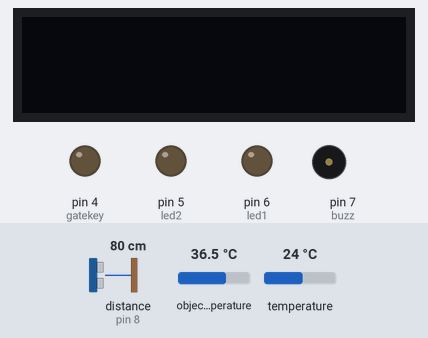
A sketch run on a simulated Arduino Uno, built with avr-gcc and run on an emulated ATmega328P. Shown: 128×32 one-colour display, output pins drawn as LEDs (lit = HIGH), buzzer (waves = sounding, pin HIGH). Wiring (inferred from the names in the program): ultrasonic range finder: trigger pin 9; echo pin 8. Dashed ring = blinking. Inputs (shaded band) come from the test bench; at power-on: distance to the obstacle (sensor on pin 8) 80 cm, object temperature 36.5 °C, temperature 24 °C. The echo pulse lasts 58.3 µs per cm; pins used as bus, display or sensor lines are not drawn; what the sketch prints to the serial monitor is not drawn.

Above: at 1.2 s.
1.3 s: distance to the obstacle (sensor on pin 8) set to 33 cm
2.8 s: distance to the obstacle (sensor on pin 8) set to 27 cm
At 3.5 s:
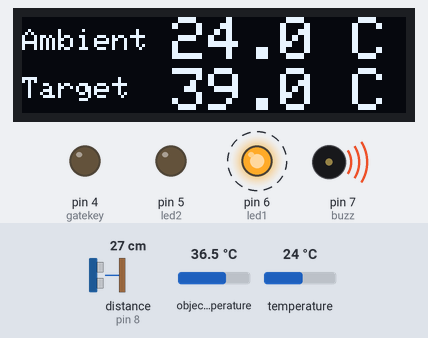
8.8 s: distance to the obstacle (sensor on pin 8) set to 5 cm
10.6 s: distance to the obstacle (sensor on pin 8) set to 2 cm
At 11.0 s:
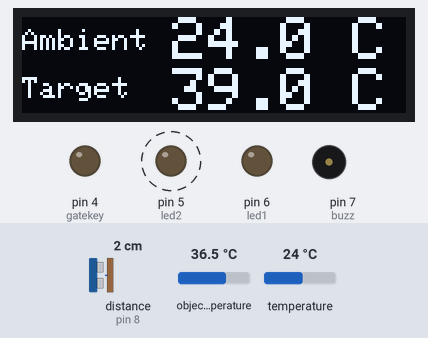
12.1 s: distance to the obstacle (sensor on pin 8) set to 4 cm
At 12.8 s:
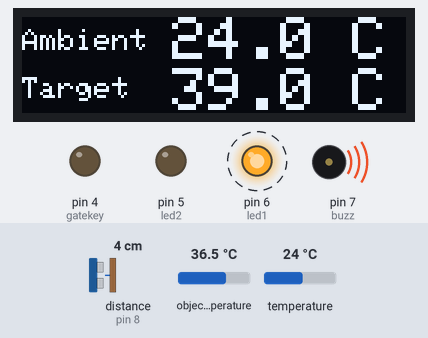
Timing chart, 0 to 16.1 s (numbered marks = the images above; inputs shaded):
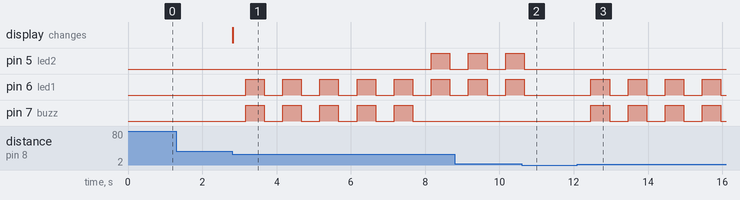

The sketch:

mlx_oled_code.ino
```cpp
#include <Adafruit_GFX.h>
#include <Adafruit_SSD1306.h>
#include <Wire.h>
#include <Adafruit_MLX90614.h>

#define SCREEN_WIDTH 128 // OLED display width, in pixels
#define SCREEN_HEIGHT 32 // OLED display height, in pixels
#define OLED_RESET    -1 // Reset pin # (or -1 if sharing Arduino reset pin)

#define trigg 9 // pulse trigger
#define echo 8  // pulse note
#define buzz 7 // buzzer
#define led1 6 // not in range
#define led2 5 // correct range
#define gatekey 4 // correct range

int distance;
float time;
Adafruit_SSD1306 display(SCREEN_WIDTH, SCREEN_HEIGHT, &Wire, OLED_RESET); //Declaring the display name (display)
Adafruit_MLX90614 mlx = Adafruit_MLX90614();

void setup() {
	mlx.begin();
	display.begin(SSD1306_SWITCHCAPVCC, 0x3C); //Start the OLED display
	display.clearDisplay();
	display.display();
	Serial.begin(9600);
	pinMode(led1, OUTPUT);
	pinMode(led2, OUTPUT);
	pinMode(buzz, OUTPUT);
	pinMode(gatekey, OUTPUT);
	pinMode(trigg, OUTPUT); // Sets the trigPin as an OUTPUT
	pinMode(echo, INPUT);


}

void loop() {
	measure_distance();
	if ((distance >2.5) && (distance < 30))
		{
			temperature();
			 if (temperature()<35)
			{
			digitalWrite(led2, HIGH);
			digitalWrite(gatekey,HIGH);
			delay(20);
			digitalWrite(led2, LOW);
			delay(20);

			}
			else if (temperature() > 35)
			{
				for (int j=0; j<5; j++){
					digitalWrite(buzz, HIGH);
					digitalWrite(led1, HIGH);
					delay(500);
					digitalWrite(buzz, LOW);
					digitalWrite(led1, LOW);
					delay(500);
					}

			}
		for (int i=0; i<3; i++){
				digitalWrite(led1,HIGH);
				digitalWrite(led2,HIGH);
				delay(500);
				digitalWrite(led1,LOW);
				digitalWrite(led2,LOW);
				delay(500);

		}
		}

	//temperature();
}

void measure_distance()
{
	digitalWrite(trigg, LOW);
	delayMicroseconds(2);
	digitalWrite(trigg, HIGH);
	delayMicroseconds(10);
	digitalWrite(trigg, LOW);
	delayMicroseconds(2);
	time = pulseIn(echo, HIGH);

	distance = time * 340 / 20000;

	Serial.println(distance);
}

float temperature()
{
	display.clearDisplay();

	display.setTextSize(1);
	display.setTextColor(WHITE);
	display.setCursor(0,4);
	display.println("Ambient");

	display.setTextSize(2);
	display.setCursor(50,0);
	display.println(mlx.readAmbientTempC(),1);

	display.setCursor(110,0);
	display.println("C");

	display.setTextSize(1);
	display.setTextColor(WHITE);
	display.setCursor(0,20);
	display.println("Target");

	display.setTextSize(2);
	display.setCursor(50,17);
	float readval =((0.0121*pow(mlx.readObjectTempC(), 3)) - (1.0833*pow(mlx.readObjectTempC(),2)) + (32.391*(mlx.readObjectTempC())) - 288.48);
	if ((readval < 25) ){
		display.println("low");
	}
	else if ((readval > 42)){
		display.println("Over");
		}
	else {
	display.println(readval,1);
	display.setCursor(110,17);
	display.println("C");
	}

	display.display();
	delay(100);
	return readval;

}
```

Measured:
- the behaviour switches between 31 and 30 cm on distance to the obstacle (sensor on pin 8) (found by bisection; images 0 and 1)
- the behaviour switches between 4 and 3 cm on distance to the obstacle (sensor on pin 8) (found by bisection; images 1 and 2)
- after the input at 1.3 s, every drawn part: stays the same
- after the input at 2.8 s, pin 5 (led2): LOW → HIGH after 5.4 s, → LOW 0.50 s later; pin 6 (led1): alternates HIGH for 0.50 s and LOW for 0.50 s, starting after 0.37 s; pin 7 (buzz): alternates HIGH for 0.50 s and LOW for 0.50 s, 10 changes in all, then stays LOW, starting after 0.37 s; the display: changes at once (image 1)
- after the input at 10.6 s, pin 6 (led1): goes on until 10.7 s, then stays LOW; pin 7 (buzz): stays LOW (without the input it goes to HIGH after 0.93 s)
- after the input at 12.1 s, pin 6 (led1), pin 7 (buzz): alternates HIGH for 0.50 s and LOW for 0.50 s, starting after 0.36 s
